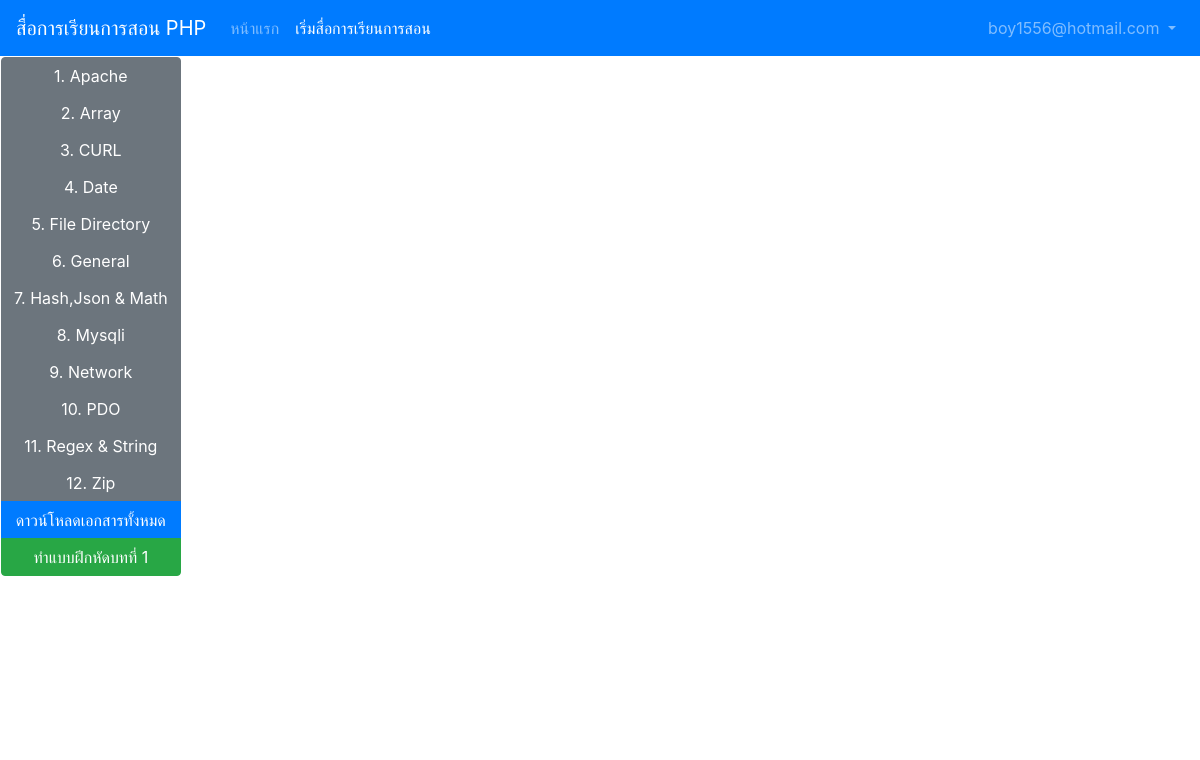
Screenshot of /instrmedia.php (signed in) with the database file from the repository.
### tables this page shows
CREATE TABLE `user` (
  `userid` int(11) NOT NULL,
  `email` text NOT NULL,
  `password` text NOT NULL,
  `haveadmin` int(1) NOT NULL
);

CREATE TABLE `header` (
  `id` int(11) NOT NULL,
  `name` text NOT NULL,
  `filename` text NOT NULL
);

### settings.php (called while the page is built)
<?php
$mysqli = new mysqli('localhost','learnphpme_phpdata','Team1556th','learnphpme_phpdata');
mysqli_set_charset($mysqli, "utf8");
$selectdata = "SELECT * FROM header";
$querydata = $mysqli->query($selectdata);
?>

### instrmedia.php (the view, shortened to what this page needs)
<?php
require 'settings.php';
?>
<!DOCTYPE html>
<html>
<head>
    <link rel="stylesheet" href="https://stackpath.bootstrapcdn.com/bootstrap/4.1.3/css/bootstrap.min.css">
</head>
<body>
    <nav class="navbar navbar-expand-lg navbar-dark bg-primary">
        <a class="navbar-brand" href="#">สื่อการเรียนการสอน PHP</a>
        <div class="collapse navbar-collapse" id="navbarSupportedContent">
            <ul class="navbar-nav mr-auto">
                <li class="nav-item">
                    <a class="nav-link" href="index.php">หน้าแรก <span class="sr-only">(current)</span></a>
                </li>
                <li class="nav-item active">
                    <a class="nav-link" href="">เริ่มสื่อการเรียนการสอน</a>
                </li>
            </ul>
            <ul class="nav navbar-nav navbar-right">
                    <?php
                    if (isset($_SESSION["userid"])) {
                    $sql = "SELECT * FROM user WHERE userid='$_SESSION[userid]'";
                    $get = mysqli_query($mysqli, $sql);
                    $loot = $get->fetch_assoc();
                    ?>
                    <li class="nav-item dropdown">
                        <a class="nav-link dropdown-toggle" href="#" id="navbarDropdown" role="button" data-toggle="dropdown" aria-haspopup="true" aria-expanded="false">
                        <?php echo $loot["email"]; ?>
                        </a>
                    </li>
                    <?php
                    } else {
                    ?>
                    <li class="nav-item">
                        <a class="nav-link" href="login.php">เข้าสู่ระบบ</a>
                    </li>
                    <?php
                    }
                    ?>
            </ul>
        </div>
    </nav>
    <table width="100%" height="85%">
    <tr>
    <td width="10%" valign="top">
    <div class="btn-group-vertical">
    <?php
    $b = 1;
    while($objResult = mysqli_fetch_array($querydata))
    {
    ?>
    <button type="button" class="btn btn-secondary" onclick="setURL('file/<?php echo $objResult['filename'] ?>#toolbar=0');changeexe('exe.php?c=<?php echo $objResult['id'] ?>');changeexebutton('ทำแบบฝึกหัดบทที่ <?php echo $objResult['id'] ?>');"><?php echo $b ?>. <?php echo $objResult['name'] ?></button>
    <?php
    $b++;
    }
    ?>
    <a class="btn btn-primary btn-block" href="file/phpinstrpdffile.pdf" target="_blank">ดาวน์โหลดเอกสารทั้งหมด</a>
    <a class="btn btn-success btn-block" href="exe.php?c=1" target="_blank" id="exe">ทำแบบฝึกหัดบทที่ 1</a>
    </div>
    </td>
    <td>
    <iframe src="file/Apache.pdf#toolbar=0" width="100%" style="height: 100%; border: none" id="iframefile"></iframe>
    </td>
    </tr>
    </table>
</body>
</html>

### instrmedia.php (style rules this page uses)
html, body { height: 100%; }

### rows the page displays
user: email "boy1556@hotmail.com"
header: name "Apache"
header: name "Array"
header: name "CURL"
header: name "Date"
header: name "File Directory"
header: name "General"
header: name "Hash,Json & Math"
header: name "Mysqli"
header: name "Network"
header: name "PDO"
header: name "Regex & String"
header: name "Zip"
